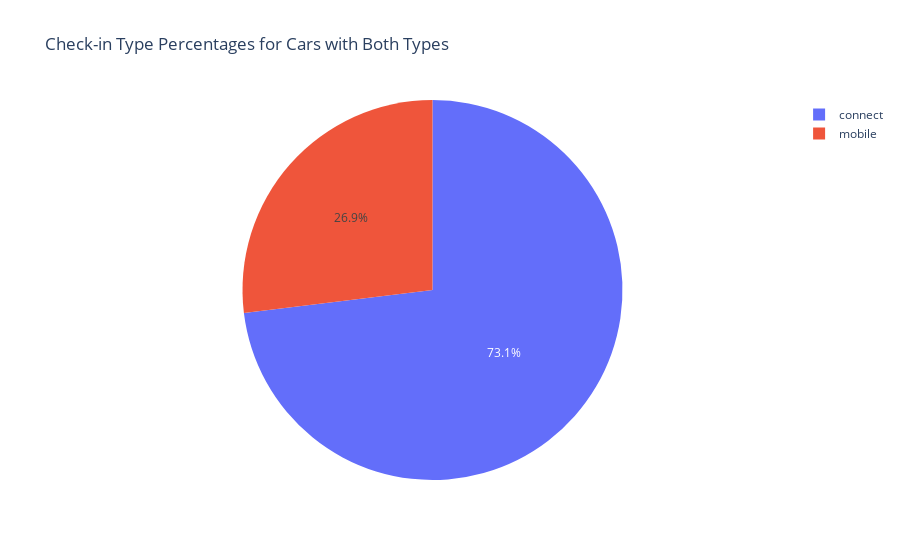

The notebook cell saved with this chart:
### Code cell
# Filter for cars with both check-in types
cars_with_both_types = data[data.groupby('car_id')['checkin_type'].transform('nunique') > 1]['car_id'].unique()
filtered_data = data[data['car_id'].isin(cars_with_both_types)]

# Calculate check-in type percentages for filtered data
checkin_type_percentages = filtered_data['checkin_type'].value_counts(normalize=True) * 100

# Print the percentages
print("Check-in Type Percentages for Cars with Both Types:")
print(checkin_type_percentages)

# Create a pie chart using Plotly Express
fig = px.pie(
    names=checkin_type_percentages.index,
    values=checkin_type_percentages.values,
    title='Check-in Type Percentages for Cars with Both Types'
)

fig.show()

### Figure 1 — Plotly figure (JSON) as saved in the notebook; plotly's stock layout.template omitted (floating-point values rounded to 4 significant figures)
{"data": [{"domain": {"x": [0, 1], "y": [0, 1]}, "hovertemplate": "label=%{label}<br>value=%{value}<extra></extra>", "labels": ["connect", "mobile"], "legendgroup": "", "name": "", "showlegend": true, "type": "pie", "values": [73.06, 26.94]}], "layout": {"legend": {"tracegroupgap": 0}, "title": {"text": "Check-in Type Percentages for Cars with Both Types"}}}
